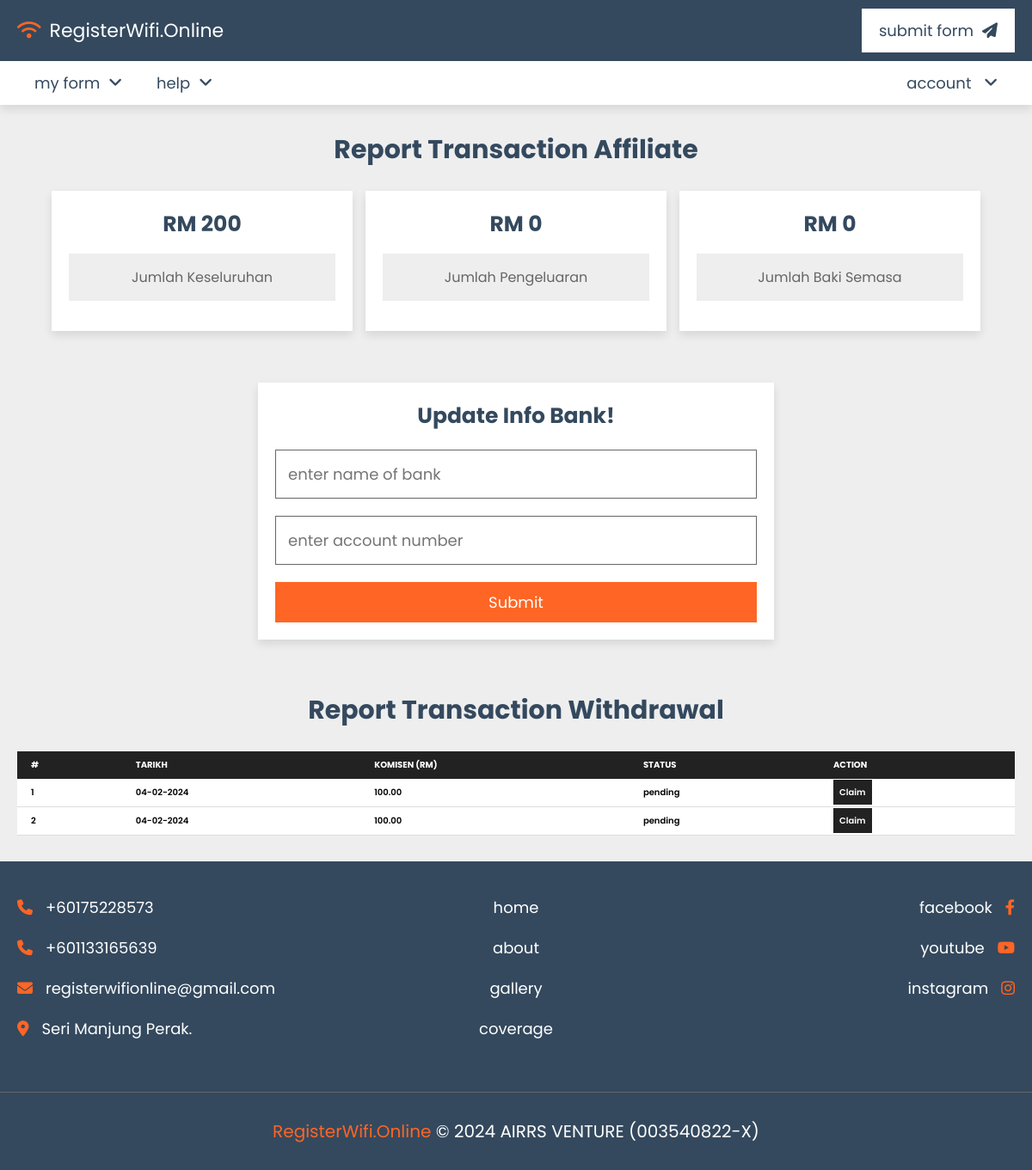
/report_transaction_withdrawl.php (signed in), run on the app's committed database.
### tables this page shows
CREATE TABLE `user` (
  `id` int(5) NOT NULL,
  `unique_id` varchar(6) NOT NULL,
  `nama` varchar(50) NOT NULL,
  `number` varchar(12) NOT NULL,
  `email` varchar(50) NOT NULL,
  `password` varchar(50) NOT NULL,
  `otp` int(6) NOT NULL,
  `verification_status` varchar(50) NOT NULL,
  `referral_code` varchar(6) DEFAULT NULL,
  `refer_code` varchar(6) DEFAULT NULL,
  `click` int(255) NOT NULL DEFAULT 0
);

CREATE TABLE `report_affiliate` (
  `referral_code` varchar(6) NOT NULL,
  `komisen_masuk` decimal(10,2) DEFAULT NULL,
  `tarikh` timestamp NOT NULL DEFAULT current_timestamp(),
  `status` varchar(255) NOT NULL DEFAULT 'pending'
);

### report_transaction_withdrawl.php (the view, shortened to what this page needs)
<?php
include 'components/connect.php';
if(isset($_SESSION['unique_id'])){
   $unique_id = $_SESSION['unique_id'];
}else{
   $unique_id = '';
   header('location:login');
};
$select_user = $conn->prepare("SELECT * FROM `user` WHERE unique_id = ?");
$select_user->execute([$unique_id]);
$fetch_user = $select_user->fetch(PDO::FETCH_ASSOC);
?>
<!DOCTYPE html>
<html lang="en">
<head>
   <link rel="stylesheet" href="https://cdnjs.cloudflare.com/ajax/libs/font-awesome/6.2.0/css/all.min.css">
   <link rel="stylesheet" href="css/style.css">
</head>
<body>
<?php include 'components/user_header.php'; ?>
<section class="referral-program">
   <h1 class="heading">report transaction affiliate</h1>
   <div class="box-container">
      <div class="box">
      <?php
         $jumlah_keseluruhan = 0;
         $select_my_affiliate = $conn->prepare("SELECT user.unique_id, user.nama, user.referral_code, report_affiliate.referral_code, report_affiliate.komisen_masuk FROM user INNER JOIN report_affiliate ON user.referral_code = report_affiliate.referral_code WHERE report_affiliate.status = ? AND user.unique_id = ?");
         $select_my_affiliate->execute(['pending', $unique_id]);
            while($total_komisen_masuk = $select_my_affiliate->fetch(PDO::FETCH_ASSOC)){
                $jumlah_keseluruhan += $total_komisen_masuk['komisen_masuk'];
            }
      ?>
      <h3>RM <?= $jumlah_keseluruhan;?></h3>
      <p>Jumlah Keseluruhan</p>
      </div>
      <div class="box">
      <?php
         $jumlah_pengeluaran = 0;
      ?>
      <h3>RM <?= $jumlah_pengeluaran;?></h3>
      <p>Jumlah Pengeluaran</p>
      </div>
      <div class="box">
      <?php
         $jumlah_baki_semasa = 0;
      ?>
      <h3>RM <?= $jumlah_baki_semasa ;?></h3>
      <p>Jumlah Baki Semasa</p>
      </div>
   </div>
</section>
<section class="form-container">
   <form action="" method="post">
      <h3>update info bank!</h3>
      <input type="text" name="name_bank" maxlength="50" placeholder="enter name of bank" value="<?= $fetch_user['name_bank']; ?>" class="box" required>
      <input type="number" name="account_number" maxlength="50" placeholder="enter account number" value="<?= $fetch_user['account_number']; ?>" class="box" required>
      <input type="submit" value="submit" name="submit" class="btn">
   </form>
</section>
<section class="referral-program">
   <h1 class="heading">report transaction withdrawal</h1>
    <table id="myTable" class="table table-striped">
    <thead>
      <tr>
        <th>#</th>
        <th>Tarikh</th>
        <th>Komisen (RM)</th>
        <th>Status</th>
        <th>Action</th>
      </tr>
    </thead>
    <tbody>
    <?php
         $select_referral = $conn->prepare("SELECT * FROM `user` WHERE unique_id = ? LIMIT 1");
         $select_referral->execute([$unique_id]);
         $fetch_referral = $select_referral->fetch(PDO::FETCH_ASSOC);
          $myreferral = $fetch_referral['referral_code'];
    ?>
    <?php
$no = 1;
$select_all = $conn->prepare("SELECT user.unique_id, user.nama, user.referral_code, report_affiliate.referral_code, report_affiliate.komisen_masuk, report_affiliate.tarikh, report_affiliate.status FROM user INNER JOIN report_affiliate ON user.referral_code = report_affiliate.referral_code WHERE report_affiliate.referral_code = ?");
$select_all->execute([$myreferral]);
if($select_all->rowCount() > 0){
    while($fetch_referral = $select_all->fetch(PDO::FETCH_ASSOC)){
?>
<tr>
  <td><?=$no;?></td>
  <td><?= date("d-m-Y",strtotime($fetch_referral['tarikh']));?></td>
  <td><?=$fetch_referral['komisen_masuk'];?></td>
  <td><?=$fetch_referral['status'];?></td>
  <td><a href="" class="claim">Claim</a></td>
  <?php
        $no++;
          }
        }
      else{
        ?>
        <tr>
              <td colspan="5" style="text-align: center;">No Record Found</td>
        </tr>
        <?php
      }
   ?>
</tr>
    </tbody>
    </table>
</section>
<?php include 'components/footer.php'; ?>
</body>
</html>

### css/style.css (style rules this page uses)
:root { --main-color: #ff6524; --whatsapp: #008069; --light-color: #666; --light-bg: #eee; --white: #fff; --black: #34495e; --border: 0.1rem solid var(--light-color); --box-shodow: 0 0.5rem 1rem rgba(0, 0, 0, 0.1); }
* { font-family: "Poppins", sans-serif; margin: 0; padding: 0; box-sizing: border-box; outline: none; border: none; text-decoration: none; }
html { font-size: 62.5%; overflow-x: hidden; scroll-behavior: smooth; scroll-padding-top: 10rem; }
body { background-color: var(--light-bg); }
section { padding: 3rem 2rem; max-width: 1200px; margin: 0 auto; }
.heading { text-align: center; padding-bottom: 2.5rem; font-size: 3rem; color: var(--black); text-transform: capitalize; }
.btn, .inline-btn { margin-top: 1rem; padding: 1rem 3rem; background-color: var(--main-color); color: var(--white); cursor: pointer; text-align: center; font-size: 1.8rem; text-transform: capitalize; }
.btn, .btn-whatsapp { display: block; width: 100%; }
.form-container form { max-width: 60rem; margin: 0 auto; background-color: var(--white); box-shadow: var(--box-shodow); padding: 2rem; text-align: center; }
.form-container form h3 { padding-bottom: 1rem; font-size: 2.5rem; color: var(--black); text-transform: capitalize; }
.form-container form .box { border: var(--border); padding: 1.4rem; color: var(--black); margin: 1rem 0; width: 100%; font-size: 1.8rem; }
.referral-program .box-container { display: grid; grid-template-columns: repeat(auto-fit, 35rem); gap: 1.5rem; justify-content: center; align-items: flex-start; }
.referral-program .box-container .box { background-color: var(--white); box-shadow: var(--box-shodow); padding: 2rem; text-align: center; overflow-x: hidden; }
.referral-program .box-container .box h3 { font-size: 2.5rem; color: var(--black); text-transform: capitalize; }
.referral-program .box-container .box p { margin: 1.5rem 0; font-size: 1.6rem; background-color: var(--light-bg); padding: 1.5rem; color: var(--light-color); overflow-x: hidden; text-overflow: ellipsis; }

### report_transaction_withdrawl.php (style rules this page uses)
table { border-collapse: collapse; width: 100%; min-width: 400px; }
thead { background-color: #222; color: #fff; position: sticky; top: 0; }
td, th { padding: 8px 16px; text-align: left; }
th { text-transform: uppercase; }
td { font-weight: 600; background-color: #fff; border-bottom: 1px solid #ddd; }
td .claim { margin-top: 1rem; padding: 0.5rem 0.5rem; border: 2px solid #222; background-color: #222; color: #fff; }

### data on the page
user: report_affiliate.tarikh "04-02-2024", report_affiliate.komisen_masuk "100.00", report_affiliate.status "pending"

### other printed values
$jumlah_keseluruhan "200"
$jumlah_pengeluaran "0"
$jumlah_baki_semasa "0"
